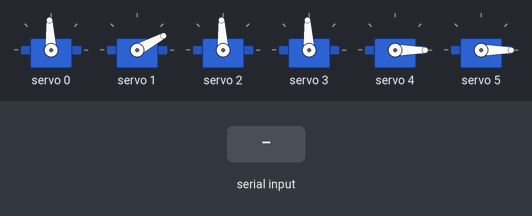
Bench run of a sketch on a simulated Arduino Uno, built with avr-gcc and run on an emulated ATmega328P. On the bench: 6 × servo. Inputs (shaded band) come from the test bench.

Above: at 1.2 s.
1.3 s: "90,45,200\n" received over Serial
At 2.0 s:
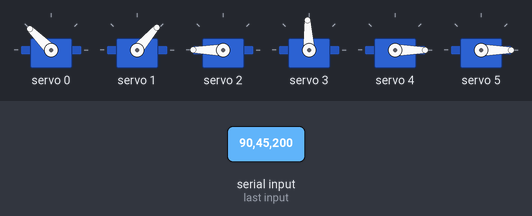
2.8 s: "30,150,10\n" received over Serial
At 3.1 s:
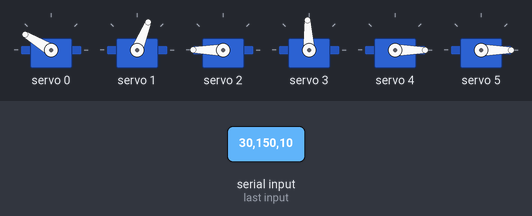
4.3 s: "90,45\n" received over Serial
At 5.5 s:
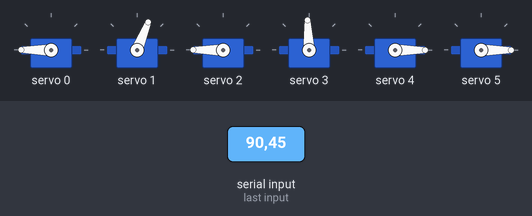
Timing chart, 0 to 7.3 s (numbered marks = the images above; inputs shaded):
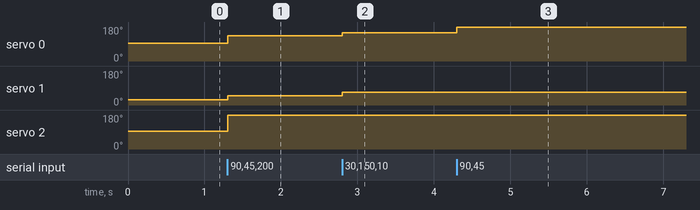

The sketch:

arm_init.ino
```cpp
#include <Wire.h>
#include <Adafruit_PWMServoDriver.h>

int motor_vals[7] = { 0, 0, 0, 0, 0, 0, 10 };
int curr_degree[6] = { 90, 30, 90, 90, 0, 0 };
int curr_pulse[6] = { 0, 0, 0, 0, 0, 0 };

// ----- 서보 관련 상수 정의 -----
#define SERVOMIN 102
#define SERVOMAX 512
#define DEGREE_MIN 0
#define DEGREE_MAX 180

// ----- PCA9685 객체 정의 (외부에서 extern으로 참조됨) -----
Adafruit_PWMServoDriver pca9685 = Adafruit_PWMServoDriver(0x40);


void firstSet() {
  for (int i = 0; i < 6; i++) {
    curr_pulse[i] = setPulse(curr_degree[i]);
  }

  for (int i = 0; i < 6; i++) {
    setServoAngle(i);
  }
}

void checklimit() {
  curr_pulse[0] = constrain(curr_pulse[0], 102, 512);
  curr_pulse[1] = constrain(curr_pulse[1], 102, 256);
  curr_pulse[2] = constrain(curr_pulse[2], 102, 512);
  curr_pulse[3] = constrain(curr_pulse[3], 102, 512);
  curr_pulse[4] = constrain(curr_pulse[4], 102, 512);
  curr_pulse[5] = constrain(curr_pulse[5], 102, 512);
}

void setServoAngle(int pinNum) {
  pca9685.setPWM(pinNum, 0, curr_pulse[pinNum]);
}

int setPulse(int degree) {
  int pulse = map(degree, DEGREE_MIN, DEGREE_MAX, SERVOMIN, SERVOMAX);
  return pulse;
}

void moving() {  // 해당 방향으로 1도 움직임

  for (int i = 0; i < 4; i++) {
    curr_pulse[i] += motor_vals[i];
    checklimit();
    setServoAngle(i);
  }
  delay(motor_vals[6]);
}

// 시리얼 입력 기반 동작 테스트 함수
void moveArm() {
  if (Serial.available()) {
    String input = Serial.readStringUntil('\n');
    input.trim();

    uint8_t idx = 0;
    char* token = strtok((char*)input.c_str(), ",");

    while (token && idx < 7) {
      motor_vals[idx++] = atoi(token);
      token = strtok(NULL, ",");
    }

    moving();
  }
}

void setup() {
  Serial.begin(115200);

  pca9685.begin();
  pca9685.setPWMFreq(50);

  firstSet();
  delay(50);
}

void loop() {
  moveArm();
}

void test() {
    for (int i = 0; i < 50; i++) {
        curr_pulse[0]++;
        moving();
    }

    for (int i = 0; i < 50; i++) {
        curr_pulse[0]--;
        moving();
    }
}
```

Measured:
- after the input at 1.3 s, servo 0: 93° → 135° at once; servo 1: 28° → 49° at once; servo 2: 93° → 180° at once
- after the input at 2.8 s, servo 0: 135° → 149° at once; servo 1: 49° → 68° at once
- after the input at 4.3 s, servo 0: 149° → 180° at once
